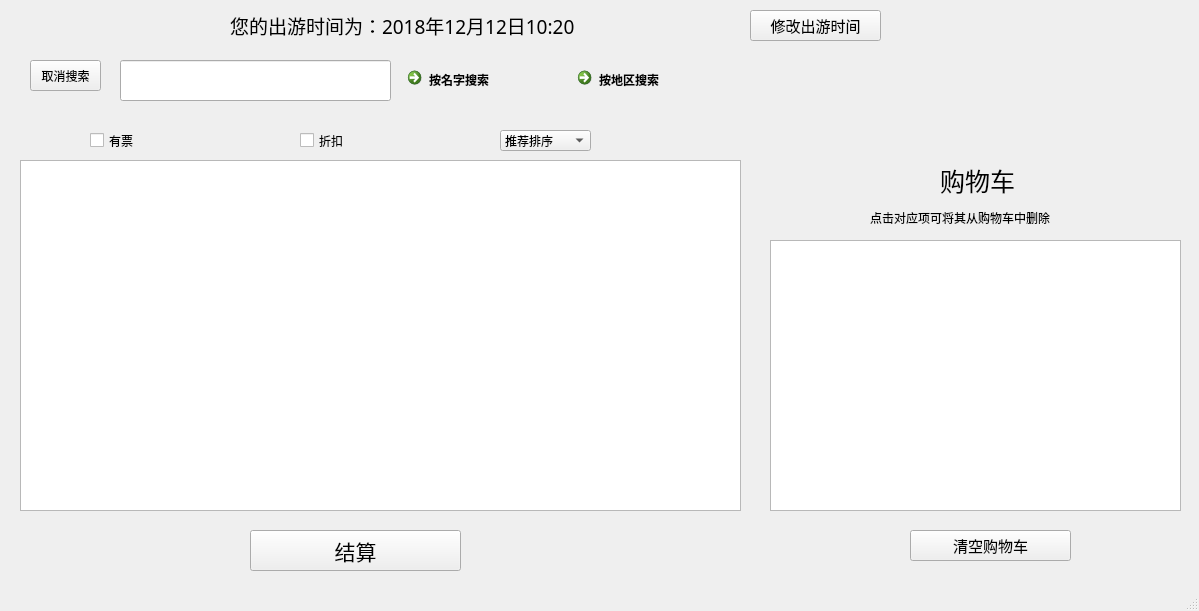
<?xml version="1.0" encoding="UTF-8"?>
<ui version="4.0">
 <class>allsite</class>
 <widget class="QMainWindow" name="allsite">
  <property name="geometry">
   <rect>
    <x>0</x>
    <y>0</y>
    <width>1199</width>
    <height>611</height>
   </rect>
  </property>
  <property name="windowTitle">
   <string>MainWindow</string>
  </property>
  <widget class="QWidget" name="centralwidget">
   <widget class="QCheckBox" name="ticket">
    <property name="geometry">
     <rect>
      <x>90</x>
      <y>130</y>
      <width>91</width>
      <height>21</height>
     </rect>
    </property>
    <property name="font">
     <font>
      <pointsize>9</pointsize>
     </font>
    </property>
    <property name="text">
     <string>有票</string>
    </property>
    <property name="checked">
     <bool>false</bool>
    </property>
    <property name="tristate">
     <bool>false</bool>
    </property>
   </widget>
   <widget class="QCheckBox" name="discount">
    <property name="geometry">
     <rect>
      <x>300</x>
      <y>130</y>
      <width>91</width>
      <height>21</height>
     </rect>
    </property>
    <property name="font">
     <font>
      <pointsize>9</pointsize>
     </font>
    </property>
    <property name="text">
     <string>折扣</string>
    </property>
   </widget>
   <widget class="QCommandLinkButton" name="name_s">
    <property name="geometry">
     <rect>
      <x>400</x>
      <y>60</y>
      <width>161</width>
      <height>41</height>
     </rect>
    </property>
    <property name="font">
     <font>
      <family>Segoe UI</family>
     </font>
    </property>
    <property name="text">
     <string>按名字搜索</string>
    </property>
   </widget>
   <widget class="QListWidget" name="site_list">
    <property name="geometry">
     <rect>
      <x>20</x>
      <y>160</y>
      <width>721</width>
      <height>351</height>
     </rect>
    </property>
   </widget>
   <widget class="QCommandLinkButton" name="area_s">
    <property name="geometry">
     <rect>
      <x>570</x>
      <y>60</y>
      <width>181</width>
      <height>41</height>
     </rect>
    </property>
    <property name="font">
     <font>
      <family>Segoe UI</family>
     </font>
    </property>
    <property name="text">
     <string>按地区搜索</string>
    </property>
   </widget>
   <widget class="QLineEdit" name="search">
    <property name="geometry">
     <rect>
      <x>120</x>
      <y>60</y>
      <width>271</width>
      <height>41</height>
     </rect>
    </property>
   </widget>
   <widget class="QLabel" name="label">
    <property name="geometry">
     <rect>
      <x>940</x>
      <y>160</y>
      <width>171</width>
      <height>41</height>
     </rect>
    </property>
    <property name="font">
     <font>
      <family>等线</family>
      <pointsize>19</pointsize>
     </font>
    </property>
    <property name="text">
     <string>购物车</string>
    </property>
   </widget>
   <widget class="QLabel" name="label_2">
    <property name="geometry">
     <rect>
      <x>870</x>
      <y>210</y>
      <width>231</width>
      <height>16</height>
     </rect>
    </property>
    <property name="text">
     <string>点击对应项可将其从购物车中删除</string>
    </property>
   </widget>
   <widget class="QPushButton" name="save_order">
    <property name="geometry">
     <rect>
      <x>250</x>
      <y>530</y>
      <width>211</width>
      <height>41</height>
     </rect>
    </property>
    <property name="font">
     <font>
      <family>微软雅黑</family>
      <pointsize>16</pointsize>
     </font>
    </property>
    <property name="text">
     <string>结算</string>
    </property>
   </widget>
   <widget class="QPushButton" name="clear_o_list">
    <property name="geometry">
     <rect>
      <x>910</x>
      <y>530</y>
      <width>161</width>
      <height>31</height>
     </rect>
    </property>
    <property name="font">
     <font>
      <family>微软雅黑</family>
      <pointsize>11</pointsize>
     </font>
    </property>
    <property name="text">
     <string>清空购物车</string>
    </property>
   </widget>
   <widget class="QLabel" name="time_La">
    <property name="geometry">
     <rect>
      <x>230</x>
      <y>10</y>
      <width>511</width>
      <height>31</height>
     </rect>
    </property>
    <property name="font">
     <font>
      <family>微软雅黑</family>
      <pointsize>14</pointsize>
     </font>
    </property>
    <property name="text">
     <string>您的出游时间为：2018年12月12日10:20</string>
    </property>
   </widget>
   <widget class="QListWidget" name="o_list">
    <property name="geometry">
     <rect>
      <x>770</x>
      <y>240</y>
      <width>411</width>
      <height>271</height>
     </rect>
    </property>
    <property name="horizontalScrollBarPolicy">
     <enum>Qt::ScrollBarAlwaysOff</enum>
    </property>
    <property name="editTriggers">
     <set>QAbstractItemView::NoEditTriggers</set>
    </property>
   </widget>
   <widget class="QPushButton" name="pushButton">
    <property name="geometry">
     <rect>
      <x>750</x>
      <y>10</y>
      <width>131</width>
      <height>31</height>
     </rect>
    </property>
    <property name="font">
     <font>
      <family>等线</family>
      <pointsize>11</pointsize>
     </font>
    </property>
    <property name="text">
     <string>修改出游时间</string>
    </property>
   </widget>
   <widget class="QComboBox" name="sort_by">
    <property name="geometry">
     <rect>
      <x>500</x>
      <y>130</y>
      <width>91</width>
      <height>21</height>
     </rect>
    </property>
    <item>
     <property name="text">
      <string>推荐排序</string>
     </property>
    </item>
    <item>
     <property name="text">
      <string>价格排序</string>
     </property>
    </item>
    <item>
     <property name="text">
      <string>预订量排序</string>
     </property>
    </item>
   </widget>
   <widget class="QPushButton" name="pushButton_2">
    <property name="geometry">
     <rect>
      <x>30</x>
      <y>60</y>
      <width>71</width>
      <height>31</height>
     </rect>
    </property>
    <property name="text">
     <string>取消搜索</string>
    </property>
   </widget>
  </widget>
  <widget class="QStatusBar" name="statusbar"/>
 </widget>
 <resources/>
 <connections/>
</ui>
